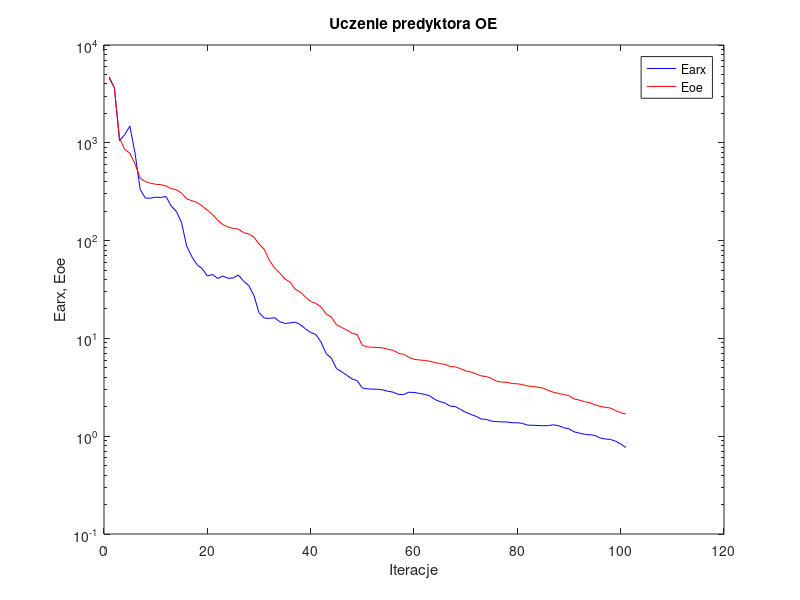
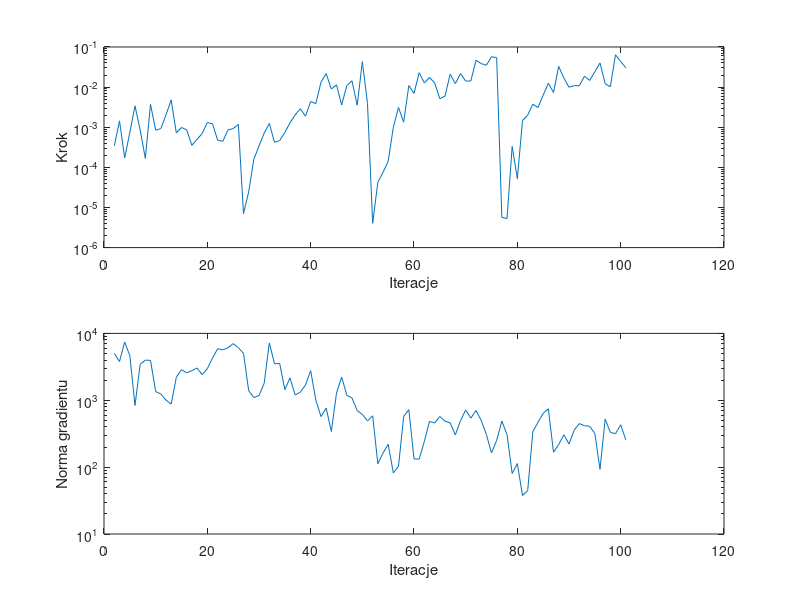

Reproduce these figures in MATLAB, in order.
%uczenie predyktora oe
clear all;
n=0; farx(n+1)=4.596397e+003; foe(n+1)=4.726998e+003; wspucz(n+1)=0.000000e+000; ng(n+1)=0.000000e+000;
%odnowa zmiennej metryki
n=1; farx(n+1)=3.671236e+003; foe(n+1)=3.696688e+003; krok(n+1)=3.467612e-004; ng(n+1)=5.012421e+003;
n=2; farx(n+1)=1.050486e+003; foe(n+1)=1.124338e+003; krok(n+1)=1.441974e-003; ng(n+1)=3.787900e+003;
n=3; farx(n+1)=1.209255e+003; foe(n+1)=8.563897e+002; krok(n+1)=1.711903e-004; ng(n+1)=7.445451e+003;
n=4; farx(n+1)=1.482411e+003; foe(n+1)=7.819908e+002; krok(n+1)=7.433745e-004; ng(n+1)=4.649800e+003;
n=5; farx(n+1)=7.881424e+002; foe(n+1)=6.109956e+002; krok(n+1)=3.401267e-003; ng(n+1)=8.363506e+002;
n=6; farx(n+1)=3.335024e+002; foe(n+1)=4.356396e+002; krok(n+1)=8.500296e-004; ng(n+1)=3.465518e+003;
n=7; farx(n+1)=2.718046e+002; foe(n+1)=4.011266e+002; krok(n+1)=1.673718e-004; ng(n+1)=3.985083e+003;
n=8; farx(n+1)=2.716694e+002; foe(n+1)=3.860809e+002; krok(n+1)=3.721397e-003; ng(n+1)=3.947250e+003;
n=9; farx(n+1)=2.778739e+002; foe(n+1)=3.763487e+002; krok(n+1)=8.456028e-004; ng(n+1)=1.350278e+003;
n=10; farx(n+1)=2.760800e+002; foe(n+1)=3.736097e+002; krok(n+1)=9.249103e-004; ng(n+1)=1.240595e+003;
n=11; farx(n+1)=2.824322e+002; foe(n+1)=3.616831e+002; krok(n+1)=2.032216e-003; ng(n+1)=1.004150e+003;
n=12; farx(n+1)=2.256359e+002; foe(n+1)=3.405172e+002; krok(n+1)=4.777659e-003; ng(n+1)=8.762112e+002;
n=13; farx(n+1)=1.990873e+002; foe(n+1)=3.307915e+002; krok(n+1)=7.209870e-004; ng(n+1)=2.207505e+003;
n=14; farx(n+1)=1.534345e+002; foe(n+1)=3.065434e+002; krok(n+1)=9.854180e-004; ng(n+1)=2.865903e+003;
n=15; farx(n+1)=8.791497e+001; foe(n+1)=2.671293e+002; krok(n+1)=8.594024e-004; ng(n+1)=2.573575e+003;
n=16; farx(n+1)=6.849267e+001; foe(n+1)=2.559991e+002; krok(n+1)=3.534374e-004; ng(n+1)=2.769978e+003;
n=17; farx(n+1)=5.676400e+001; foe(n+1)=2.452591e+002; krok(n+1)=4.988661e-004; ng(n+1)=3.038041e+003;
n=18; farx(n+1)=5.162223e+001; foe(n+1)=2.264148e+002; krok(n+1)=6.946998e-004; ng(n+1)=2.420703e+003;
n=19; farx(n+1)=4.353404e+001; foe(n+1)=2.046579e+002; krok(n+1)=1.303632e-003; ng(n+1)=2.969295e+003;
n=20; farx(n+1)=4.507586e+001; foe(n+1)=1.841400e+002; krok(n+1)=1.219912e-003; ng(n+1)=4.273642e+003;
n=21; farx(n+1)=4.095955e+001; foe(n+1)=1.627387e+002; krok(n+1)=4.740993e-004; ng(n+1)=5.903441e+003;
n=22; farx(n+1)=4.342787e+001; foe(n+1)=1.454830e+002; krok(n+1)=4.465626e-004; ng(n+1)=5.676060e+003;
n=23; farx(n+1)=4.118159e+001; foe(n+1)=1.378811e+002; krok(n+1)=8.605590e-004; ng(n+1)=6.088477e+003;
n=24; farx(n+1)=4.149441e+001; foe(n+1)=1.328808e+002; krok(n+1)=9.232346e-004; ng(n+1)=7.036833e+003;
n=25; farx(n+1)=4.450977e+001; foe(n+1)=1.314126e+002; krok(n+1)=1.181843e-003; ng(n+1)=6.117508e+003;
%odnowa zmiennej metryki
n=26; farx(n+1)=3.859132e+001; foe(n+1)=1.207219e+002; krok(n+1)=7.048309e-006; ng(n+1)=5.029588e+003;
n=27; farx(n+1)=3.481504e+001; foe(n+1)=1.172422e+002; krok(n+1)=2.444110e-005; ng(n+1)=1.392982e+003;
n=28; farx(n+1)=2.769185e+001; foe(n+1)=1.087667e+002; krok(n+1)=1.592886e-004; ng(n+1)=1.096506e+003;
n=29; farx(n+1)=1.830242e+001; foe(n+1)=9.209949e+001; krok(n+1)=3.403614e-004; ng(n+1)=1.181002e+003;
n=30; farx(n+1)=1.617722e+001; foe(n+1)=8.177346e+001; krok(n+1)=7.138862e-004; ng(n+1)=1.792186e+003;
n=31; farx(n+1)=1.600111e+001; foe(n+1)=6.286969e+001; krok(n+1)=1.244450e-003; ng(n+1)=7.197155e+003;
n=32; farx(n+1)=1.630091e+001; foe(n+1)=5.257135e+001; krok(n+1)=4.216476e-004; ng(n+1)=3.512090e+003;
n=33; farx(n+1)=1.484518e+001; foe(n+1)=4.673126e+001; krok(n+1)=4.630782e-004; ng(n+1)=3.550540e+003;
n=34; farx(n+1)=1.422050e+001; foe(n+1)=4.055742e+001; krok(n+1)=7.394073e-004; ng(n+1)=1.442889e+003;
n=35; farx(n+1)=1.439680e+001; foe(n+1)=3.765820e+001; krok(n+1)=1.291963e-003; ng(n+1)=2.155536e+003;
n=36; farx(n+1)=1.468842e+001; foe(n+1)=3.193761e+001; krok(n+1)=2.027075e-003; ng(n+1)=1.197579e+003;
n=37; farx(n+1)=1.382667e+001; foe(n+1)=2.978604e+001; krok(n+1)=2.883948e-003; ng(n+1)=1.322165e+003;
n=38; farx(n+1)=1.250194e+001; foe(n+1)=2.647865e+001; krok(n+1)=1.882699e-003; ng(n+1)=1.691842e+003;
n=39; farx(n+1)=1.147804e+001; foe(n+1)=2.388043e+001; krok(n+1)=4.375565e-003; ng(n+1)=2.773189e+003;
n=40; farx(n+1)=1.095120e+001; foe(n+1)=2.279309e+001; krok(n+1)=3.868579e-003; ng(n+1)=1.007043e+003;
n=41; farx(n+1)=9.187971e+000; foe(n+1)=2.097401e+001; krok(n+1)=1.333847e-002; ng(n+1)=5.706830e+002;
n=42; farx(n+1)=6.996585e+000; foe(n+1)=1.776857e+001; krok(n+1)=2.165649e-002; ng(n+1)=7.654790e+002;
n=43; farx(n+1)=6.279249e+000; foe(n+1)=1.651554e+001; krok(n+1)=8.948804e-003; ng(n+1)=3.414463e+002;
n=44; farx(n+1)=4.918690e+000; foe(n+1)=1.377759e+001; krok(n+1)=1.140023e-002; ng(n+1)=1.281394e+003;
n=45; farx(n+1)=4.554698e+000; foe(n+1)=1.295310e+001; krok(n+1)=3.572423e-003; ng(n+1)=2.219738e+003;
n=46; farx(n+1)=4.199662e+000; foe(n+1)=1.216403e+001; krok(n+1)=1.095618e-002; ng(n+1)=1.187338e+003;
n=47; farx(n+1)=3.851295e+000; foe(n+1)=1.130512e+001; krok(n+1)=1.432529e-002; ng(n+1)=1.079920e+003;
n=48; farx(n+1)=3.695445e+000; foe(n+1)=1.091840e+001; krok(n+1)=3.544455e-003; ng(n+1)=7.036847e+002;
n=49; farx(n+1)=3.108716e+000; foe(n+1)=8.477767e+000; krok(n+1)=4.305393e-002; ng(n+1)=6.149426e+002;
n=50; farx(n+1)=3.049669e+000; foe(n+1)=8.190788e+000; krok(n+1)=3.881663e-003; ng(n+1)=4.902981e+002;
%odnowa zmiennej metryki
n=51; farx(n+1)=3.025255e+000; foe(n+1)=8.108002e+000; krok(n+1)=4.022035e-006; ng(n+1)=5.857776e+002;
n=52; farx(n+1)=3.020086e+000; foe(n+1)=8.084407e+000; krok(n+1)=4.264017e-005; ng(n+1)=1.125660e+002;
n=53; farx(n+1)=2.969255e+000; foe(n+1)=7.991784e+000; krok(n+1)=7.454994e-005; ng(n+1)=1.622779e+002;
n=54; farx(n+1)=2.878209e+000; foe(n+1)=7.742155e+000; krok(n+1)=1.413318e-004; ng(n+1)=2.196506e+002;
n=55; farx(n+1)=2.818017e+000; foe(n+1)=7.550996e+000; krok(n+1)=9.988735e-004; ng(n+1)=8.205341e+001;
n=56; farx(n+1)=2.672097e+000; foe(n+1)=7.034743e+000; krok(n+1)=3.113587e-003; ng(n+1)=1.032257e+002;
n=57; farx(n+1)=2.665428e+000; foe(n+1)=6.888763e+000; krok(n+1)=1.338974e-003; ng(n+1)=5.726434e+002;
n=58; farx(n+1)=2.816159e+000; foe(n+1)=6.400317e+000; krok(n+1)=1.095618e-002; ng(n+1)=7.239318e+002;
n=59; farx(n+1)=2.803264e+000; foe(n+1)=6.117706e+000; krok(n+1)=6.956269e-003; ng(n+1)=1.328233e+002;
n=60; farx(n+1)=2.742111e+000; foe(n+1)=6.019270e+000; krok(n+1)=2.284436e-002; ng(n+1)=1.317402e+002;
n=61; farx(n+1)=2.682006e+000; foe(n+1)=5.962916e+000; krok(n+1)=1.270603e-002; ng(n+1)=2.422334e+002;
n=62; farx(n+1)=2.592839e+000; foe(n+1)=5.846439e+000; krok(n+1)=1.736512e-002; ng(n+1)=4.838314e+002;
n=63; farx(n+1)=2.383822e+000; foe(n+1)=5.677548e+000; krok(n+1)=1.269968e-002; ng(n+1)=4.576775e+002;
n=64; farx(n+1)=2.258400e+000; foe(n+1)=5.506496e+000; krok(n+1)=5.139053e-003; ng(n+1)=5.723387e+002;
n=65; farx(n+1)=2.185277e+000; foe(n+1)=5.431359e+000; krok(n+1)=5.945944e-003; ng(n+1)=4.871765e+002;
n=66; farx(n+1)=2.029697e+000; foe(n+1)=5.166494e+000; krok(n+1)=2.107682e-002; ng(n+1)=4.594366e+002;
n=67; farx(n+1)=2.009382e+000; foe(n+1)=5.105559e+000; krok(n+1)=1.219985e-002; ng(n+1)=3.032112e+002;
n=68; farx(n+1)=1.877765e+000; foe(n+1)=4.904177e+000; krok(n+1)=2.173419e-002; ng(n+1)=4.957066e+002;
n=69; farx(n+1)=1.757415e+000; foe(n+1)=4.663438e+000; krok(n+1)=1.417782e-002; ng(n+1)=7.162600e+002;
n=70; farx(n+1)=1.671948e+000; foe(n+1)=4.525708e+000; krok(n+1)=1.417782e-002; ng(n+1)=5.403506e+002;
n=71; farx(n+1)=1.597187e+000; foe(n+1)=4.345191e+000; krok(n+1)=4.681906e-002; ng(n+1)=7.033949e+002;
n=72; farx(n+1)=1.499440e+000; foe(n+1)=4.136166e+000; krok(n+1)=3.864513e-002; ng(n+1)=4.990418e+002;
n=73; farx(n+1)=1.484638e+000; foe(n+1)=4.074143e+000; krok(n+1)=3.500452e-002; ng(n+1)=3.099058e+002;
n=74; farx(n+1)=1.427530e+000; foe(n+1)=3.900717e+000; krok(n+1)=5.715876e-002; ng(n+1)=1.630684e+002;
n=75; farx(n+1)=1.409144e+000; foe(n+1)=3.640270e+000; krok(n+1)=5.424665e-002; ng(n+1)=2.515561e+002;
%odnowa zmiennej metryki
n=76; farx(n+1)=1.401323e+000; foe(n+1)=3.579904e+000; krok(n+1)=5.674684e-006; ng(n+1)=4.886257e+002;
n=77; farx(n+1)=1.397768e+000; foe(n+1)=3.559233e+000; krok(n+1)=5.288329e-006; ng(n+1)=3.074611e+002;
n=78; farx(n+1)=1.371710e+000; foe(n+1)=3.456769e+000; krok(n+1)=3.308775e-004; ng(n+1)=8.023832e+001;
n=79; farx(n+1)=1.372516e+000; foe(n+1)=3.433192e+000; krok(n+1)=5.234435e-005; ng(n+1)=1.130032e+002;
n=80; farx(n+1)=1.351227e+000; foe(n+1)=3.368017e+000; krok(n+1)=1.463096e-003; ng(n+1)=3.766557e+001;
n=81; farx(n+1)=1.297022e+000; foe(n+1)=3.256993e+000; krok(n+1)=2.007255e-003; ng(n+1)=4.448526e+001;
n=82; farx(n+1)=1.294306e+000; foe(n+1)=3.221925e+000; krok(n+1)=3.740913e-003; ng(n+1)=3.402811e+002;
n=83; farx(n+1)=1.286012e+000; foe(n+1)=3.168370e+000; krok(n+1)=3.096185e-003; ng(n+1)=4.669971e+002;
n=84; farx(n+1)=1.279104e+000; foe(n+1)=3.098290e+000; krok(n+1)=6.283621e-003; ng(n+1)=6.377817e+002;
n=85; farx(n+1)=1.285414e+000; foe(n+1)=2.939082e+000; krok(n+1)=1.251384e-002; ng(n+1)=7.462854e+002;
n=86; farx(n+1)=1.307499e+000; foe(n+1)=2.810571e+000; krok(n+1)=7.321912e-003; ng(n+1)=1.670565e+002;
n=87; farx(n+1)=1.279572e+000; foe(n+1)=2.733073e+000; krok(n+1)=3.280985e-002; ng(n+1)=2.173190e+002;
n=88; farx(n+1)=1.217943e+000; foe(n+1)=2.669432e+000; krok(n+1)=1.688579e-002; ng(n+1)=3.053726e+002;
n=89; farx(n+1)=1.191208e+000; foe(n+1)=2.592090e+000; krok(n+1)=9.939766e-003; ng(n+1)=2.213970e+002;
n=90; farx(n+1)=1.108619e+000; foe(n+1)=2.400983e+000; krok(n+1)=1.086709e-002; ng(n+1)=3.567018e+002;
n=91; farx(n+1)=1.075741e+000; foe(n+1)=2.341403e+000; krok(n+1)=1.086709e-002; ng(n+1)=4.486174e+002;
n=92; farx(n+1)=1.046488e+000; foe(n+1)=2.255825e+000; krok(n+1)=1.859267e-002; ng(n+1)=4.153927e+002;
n=93; farx(n+1)=1.033885e+000; foe(n+1)=2.199851e+000; krok(n+1)=1.464382e-002; ng(n+1)=4.088002e+002;
n=94; farx(n+1)=1.018601e+000; foe(n+1)=2.095869e+000; krok(n+1)=2.414071e-002; ng(n+1)=3.178323e+002;
n=95; farx(n+1)=9.612592e-001; foe(n+1)=2.022314e+000; krok(n+1)=4.000365e-002; ng(n+1)=9.268125e+001;
n=96; farx(n+1)=9.356815e-001; foe(n+1)=1.971272e+000; krok(n+1)=1.214360e-002; ng(n+1)=5.224748e+002;
n=97; farx(n+1)=9.276783e-001; foe(n+1)=1.942107e+000; krok(n+1)=1.021537e-002; ng(n+1)=3.313288e+002;
n=98; farx(n+1)=8.899401e-001; foe(n+1)=1.828526e+000; krok(n+1)=6.402713e-002; ng(n+1)=3.163337e+002;
n=99; farx(n+1)=8.316473e-001; foe(n+1)=1.740862e+000; krok(n+1)=4.356626e-002; ng(n+1)=4.294100e+002;
n=100; farx(n+1)=7.668242e-001; foe(n+1)=1.685934e+000; krok(n+1)=3.039298e-002; ng(n+1)=2.551305e+002;

figure; semilogy(farx,'b'); hold on; semilogy(foe,'r'); xlabel('Iteracje'); ylabel('Earx, Eoe'); legend('Earx','Eoe'); title('Uczenie predyktora OE');
figure; subplot(2,1,1); semilogy(krok); xlabel('Iteracje'); ylabel('Krok');
subplot(2,1,2); semilogy(ng); xlabel('Iteracje'); ylabel('Norma gradientu');
Earx=farx(n+1)
Eoe=foe(n+1)
